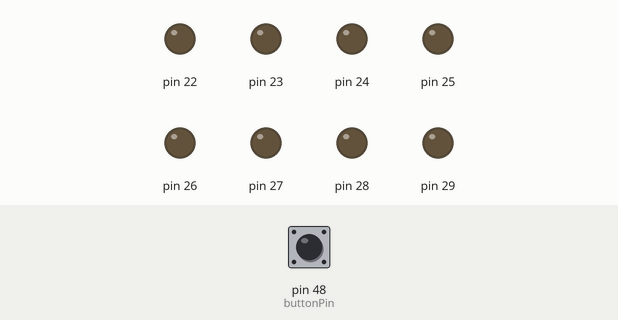
Recording of a sketch running on a simulated Arduino Mega 2560, built with avr-gcc and run on an emulated ATmega2560. On the bench: output pins drawn as LEDs (lit = HIGH). Inputs (shaded band) come from the test bench; at power-on: pin 48 (buttonPin) HIGH.

Above: at 1.2 s.
1.3 s: pin 48 (buttonPin) pulled LOW for 0.15 s
At 1.7 s:
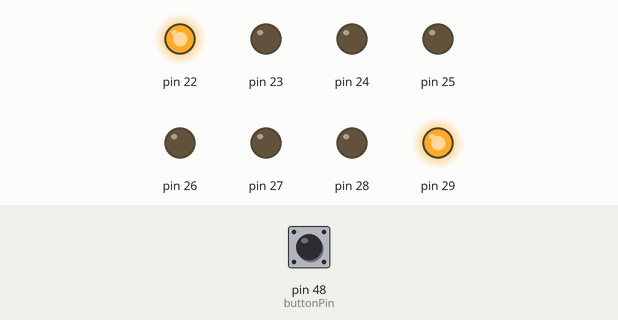
4.4 s: pin 48 (buttonPin) pulled LOW for 1 s
At 6.4 s:
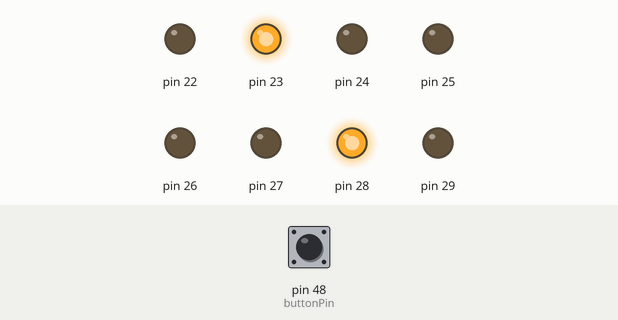
8.4 s: pin 48 (buttonPin) pulled LOW for 3.2 s
At 11.0 s:
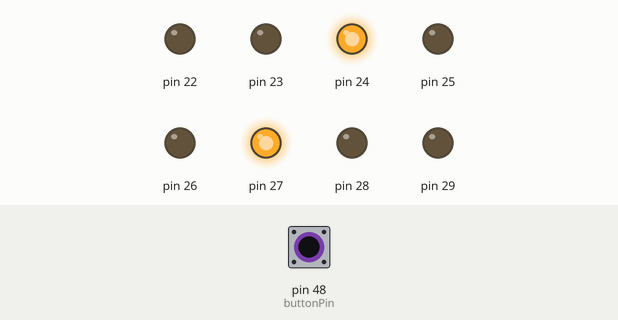
Timing chart, 0 to 13.6 s (numbered marks = the images above; inputs shaded):
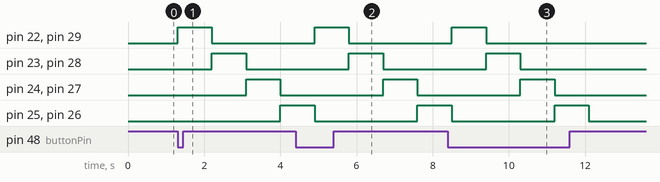

The sketch:

sketch_mar03b.ino
```cpp
const int buttonPin = 48; //L1

const byte animationLed[4] = {
  0b10000001,
  0b01000010,
  0b00100100,
  0b00011000
};

void setup() {
  DDRA = 0xFF;
  PORTA=0;
  pinMode(buttonPin,INPUT_PULLUP);
}

void loop() {
  if(digitalRead(buttonPin) == LOW){
    for(int i = 0; i<4;i++){
     PORTA = animationLed[i];
     delay(900);
    }
    PORTA = 0;
}
}
```

Measured:
- after the input at 1.3 s, pin 22, pin 29: LOW → HIGH at once, → LOW 0.90 s later; pin 23, pin 28: LOW → HIGH after 0.90 s, → LOW 0.90 s later; pin 24, pin 27: LOW → HIGH after 1.8 s, → LOW 0.90 s later; pin 25, pin 26: LOW → HIGH after 2.7 s
- after the input at 4.4 s, pin 22, pin 29: LOW → HIGH after 0.50 s, → LOW 0.90 s later; pin 23, pin 28: LOW → HIGH after 1.4 s, → LOW 0.90 s later; pin 24, pin 27: LOW → HIGH after 2.3 s, → LOW 0.90 s later
- after the input at 8.4 s, pin 22, pin 29: LOW → HIGH after 0.10 s, → LOW 0.90 s later; pin 23, pin 28: LOW → HIGH after 1.0 s, → LOW 0.90 s later; pin 24, pin 27: LOW → HIGH after 1.9 s, → LOW 0.90 s later
